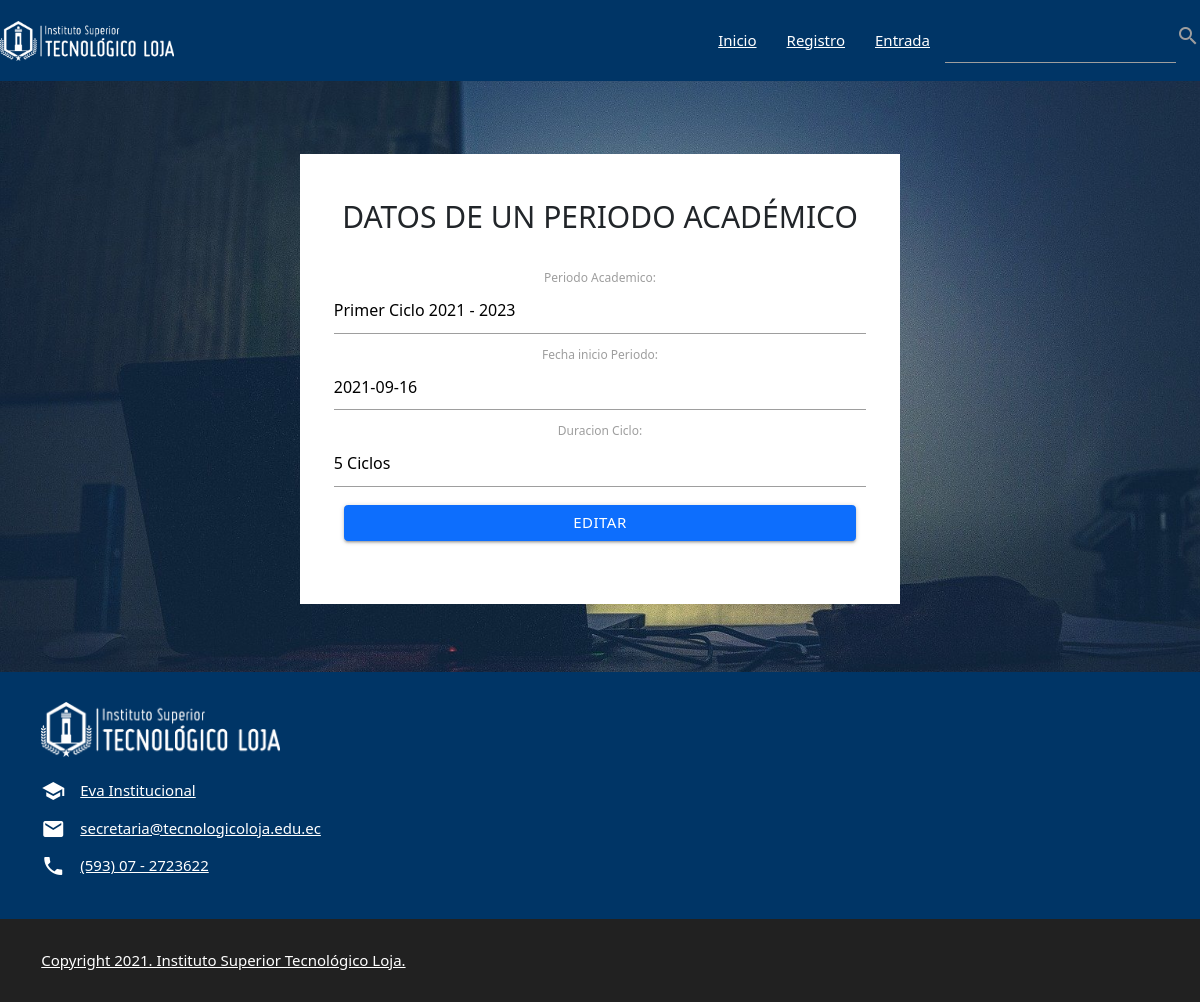
Page /editarPeriodoAcademico/4/ on the committed database.
### Academico/models.py (models this page shows)
class Carrera(models.Model):
    Periodo_Academico = models.CharField(max_length=25)
    Fecha_inicio_Periodo = models.DateField()
    Duracion_Ciclo = models.CharField(max_length=25)
    def __str__(self):
        return self.Periodo_Academico

### Academico/views.py (the view)
# urls.py: path('editarPeriodoAcademico/<int:id>/', views.editarPeriodoAcademico, name='editarPeriodoAcademico'),
def editarPeriodoAcademico(request,id):
    curso = Carrera.objects.get(id = id)
    print(curso)
    form = RegistroForm(instance = curso)
    if request.method == 'POST':
        form = RegistroForm(request.POST, instance= curso)
        if form.is_valid():
            form.save()
            messages.info(request, f"Curso editado correctamente")
            return redirect('Academico:lista_form')
    contexto = {
            'form': form
        }
    return render(request, "plantillas/Editar_registro_periodo.html", contexto)

### Academico/forms.py
class RegistroForm(forms.ModelForm):
    class Meta:
        model = Carrera
        fields = '__all__'

### Academico/templates/plantillas/Editar_registro_periodo.html (shortened to what this page needs)
{% extends "plantillas/principal.html" %}
{% block content %}
<center><br><br><br><br>
  <div style="width: 40rem; height: 30rem; background-color: #FFFFFF;"><br>
    <link href="https://cdn.jsdelivr.net/npm/bootstrap@5.1.0/dist/css/bootstrap.min.css" rel="stylesheet"
>
    <center>
      <div style="width: 37rem; height: 26rem; background-color: #FFFFFF;">
        <br>
        <h2>DATOS DE UN PERIODO ACADÉMICO</h2>
        <br>
        <form method="POST">
          <div class="container">
            {% load materializecss %}
            {{form|materializecss}}
            <div class="d-grid gap-2">
              <button class="btn btn-primary" type="sumit" style="margin: 10px;">EDITAR</button>
            </div>
          </div>
      </div>
    </center>
  </div>
</center><br><br><br>
{% endblock content %}

### Academico/templates/plantillas/principal.html (style rules this page uses)
body { width: 100%; min-height: 100vh; background-image: url('../../static/imagenes/Fondo2.jpg'); background-repeat: no-repeat; background-position: center; background-size: cover; background-attachment: fixed; }
body:before { content: ''; min-height: 100vh; width: 100%; min-height: 100vh; position: absolute; top: 0; left: 0; background-image: linear-gradient(rgba (255, 255, 255, .1), rgba(34, 40, 49, 1)); }

### rows in the picture
Carrera: Periodo_Academico "Primer Ciclo 2021 - 2023", Fecha_inicio_Periodo "2021-09-16", Duracion_Ciclo "5 Ciclos"
